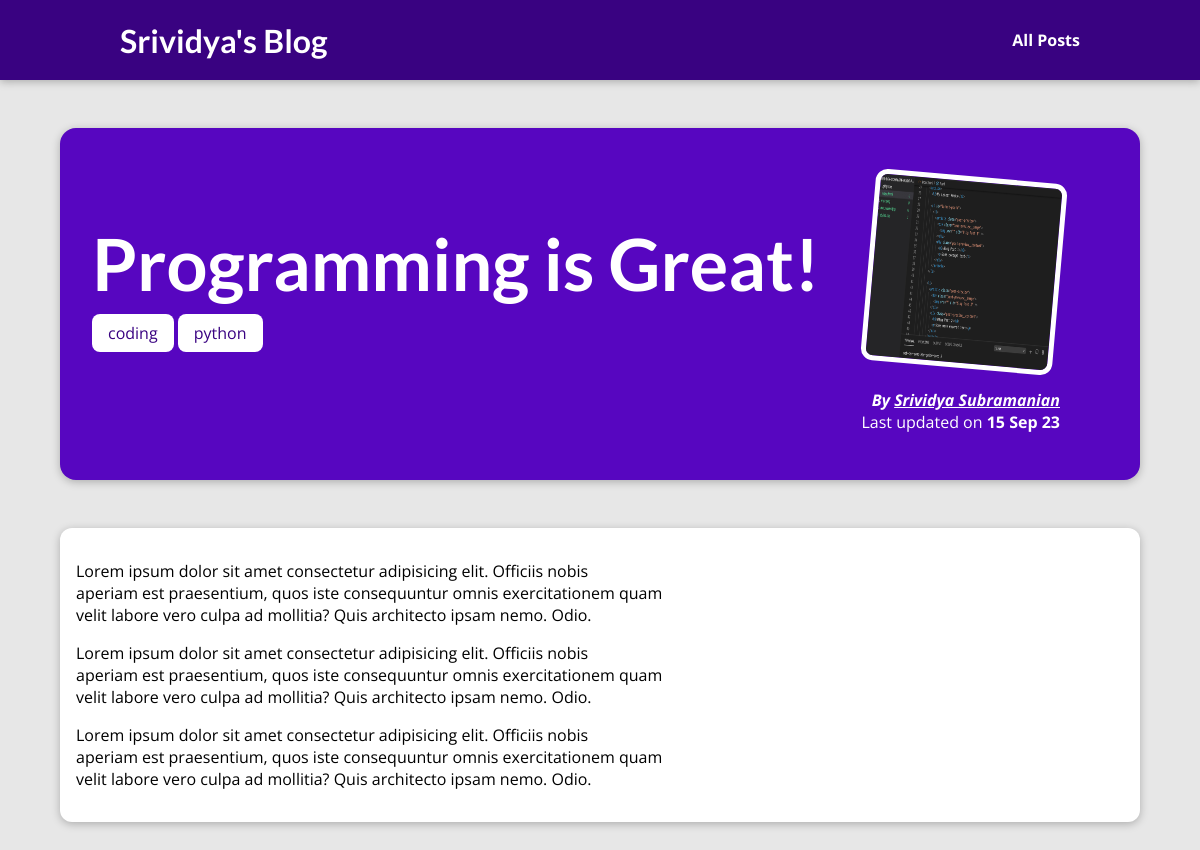
/posts/programming-great, run on the app's committed database.
### blog/models.py (models this page shows, shortened)
class Post(models.Model):
    title = models.CharField(max_length=150)
    excerpt = models.CharField(max_length=200)
    image_name = models.CharField(max_length=100)
    slug = models.SlugField(default="", blank=True, null=False, db_index=True, unique=True)
    content = models.TextField(validators=[MinLengthValidator(10)])
    date = models.DateField(auto_now=True)
    tags = models.ManyToManyField(Tag)
    author = models.ForeignKey(Author, on_delete=models.SET_NULL, related_name="posts", null=True)

class Tag(models.Model):
    caption = models.CharField(max_length=50)

class Author(models.Model):
    first_name = models.CharField(max_length=100)
    last_name = models.CharField(max_length=100)
    email = models.EmailField()
    def get_full_name(self):
        return f"{self.first_name} {self.last_name}"
    def __str__(self):
        return self.get_full_name()

### blog/views.py (the view)
# urls.py: path("posts/<slug:slug>", views.post_details, name="post-details"),
def post_details(request, slug):
    post = Post.objects.get(slug=slug)
    return render(request, "blog/post-details.html", {
        "post": post,
        "tags": post.tags.all()
    })

### blog/templates/blog/post-details.html (shortened to what this page needs)
{% extends 'base.html' %}
{% load static %}
{% block css_files %}
    <link rel="stylesheet" href="{% static 'blog/post-details.css' %}">
{% endblock css_files %}
{% block content %}
    <section id="summary">
        <h2>{{ post.title }}</h2>
        <div>
            {% for tag in tags %}
                <span class="tags">{{ tag.caption }}</span>
            {% endfor %}
        </div>
        <article>
            <img src="{% static 'blog/images/'|add:post.image_name %}" alt="Post Title">
            <address>By <a href="mailto:{{post.author.email}}"> {{post.author}} </a></address>
            <div>
                Last updated on <time>{{ post.date|date:"d M y" }}</time>
            </div>
        </article>
    </section>
    <main>
        {{ post.content|linebreaks }}
    </main>
{% endblock content %}

### static/app.css (style rules this page uses)
* { box-sizing: border-box; }
html { font-family: 'Open Sans', 'Lato', sans-serif; }
body { margin: 0; }
h1, h2, h3 { font-family: 'Lato', sans-serif; font-weight: bold; }

### blog/static/blog/post-details.css (style rules this page uses)
body { background-color: #e7e7e7; }
#summary { margin: 8rem auto 3rem auto; padding: 2rem; width: 90%; max-width: 90rem; border-radius: 16px; background-color: #5706c0; position: relative; box-shadow: 0 2px 8px rgba(0, 0, 0, 0.25); height: 22rem; }
#summary h2 { color: white; font-size: 4.5rem; margin-bottom: 1rem; }
#summary article { position: absolute; top: 2rem; right: 3rem; padding: 1rem 2rem; border-radius: 12px; text-align: right; color: white; }
#summary article img { width: 12rem; height: 12rem; border-radius: 12px; transform: rotateZ(5deg); border: 5px solid white; margin-bottom: 1rem; }
#summary address { font-weight: bold; }
#summary time { font-weight: bold; }
#summary a { color: white; }
main { width: 90%; max-width: 90rem; margin: 3rem auto; background-color: white; padding: 1rem; border-radius: 12px; box-shadow: 0 2px 8px rgba(0, 0, 0, 0.25); }
.tags { background-color: white; color: #390281; padding: 0.5rem 1rem; border-radius: 8px; }

### data on the page
Post: title "Programming is Great!", image_name (picture), author "Srividya Subramanian", date "15 Sep 23", content "Lorem ipsum dolor sit amet consectetur adipisicing elit. Officiis nobis aperiam est praesentium, quos iste consequuntur omnis exercitationem quam velit labore vero culpa ad mollitia? Quis architecto ipsam nemo. Odio. Lorem ipsum dolor sit amet consectetur adipisicing elit. Officiis nobis aperiam est praesentium, quos iste consequuntur omnis exercitationem quam velit labore vero culpa ad mollitia? Quis architecto ipsam nemo. Odio. Lorem ipsum dolor sit amet consectetur adipisicing elit. Officiis nobis aperiam est praesentium, quos iste consequuntur omnis exercitationem quam velit labore vero culpa ad mollitia? Quis architecto ipsam nemo. Odio."
Tag: caption "coding"
Tag: caption "python"
